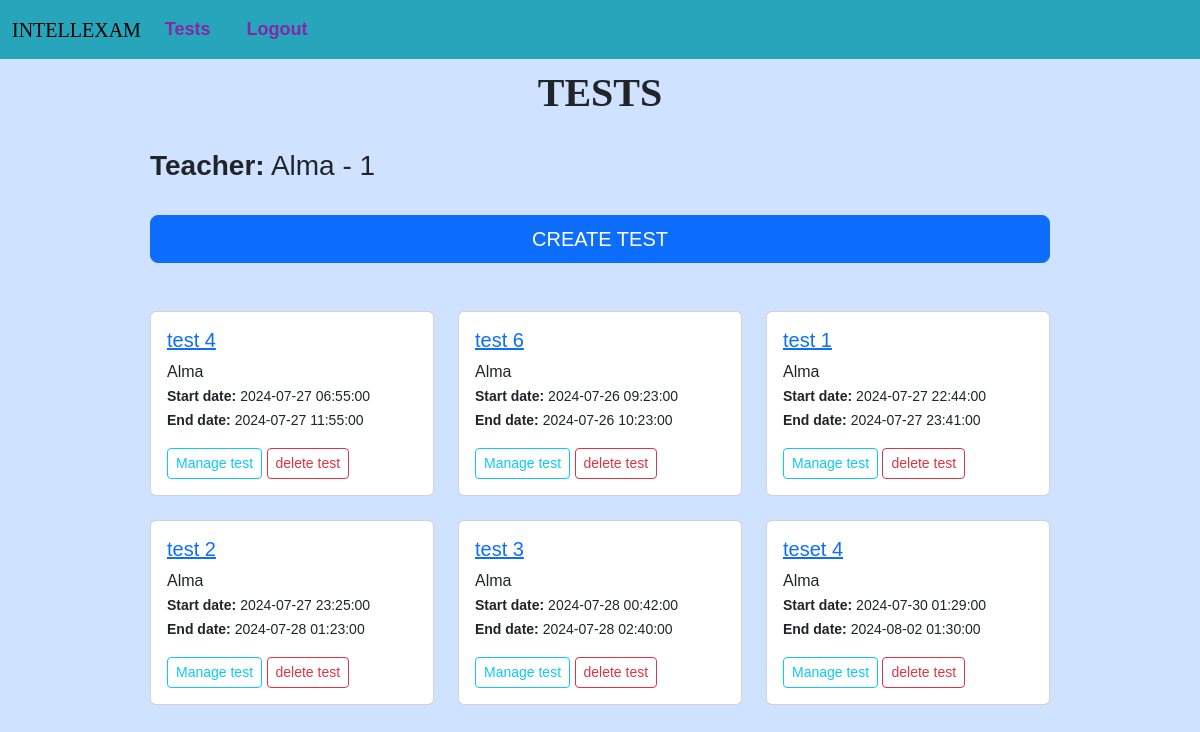
The app's page /tests (signed in), older data.
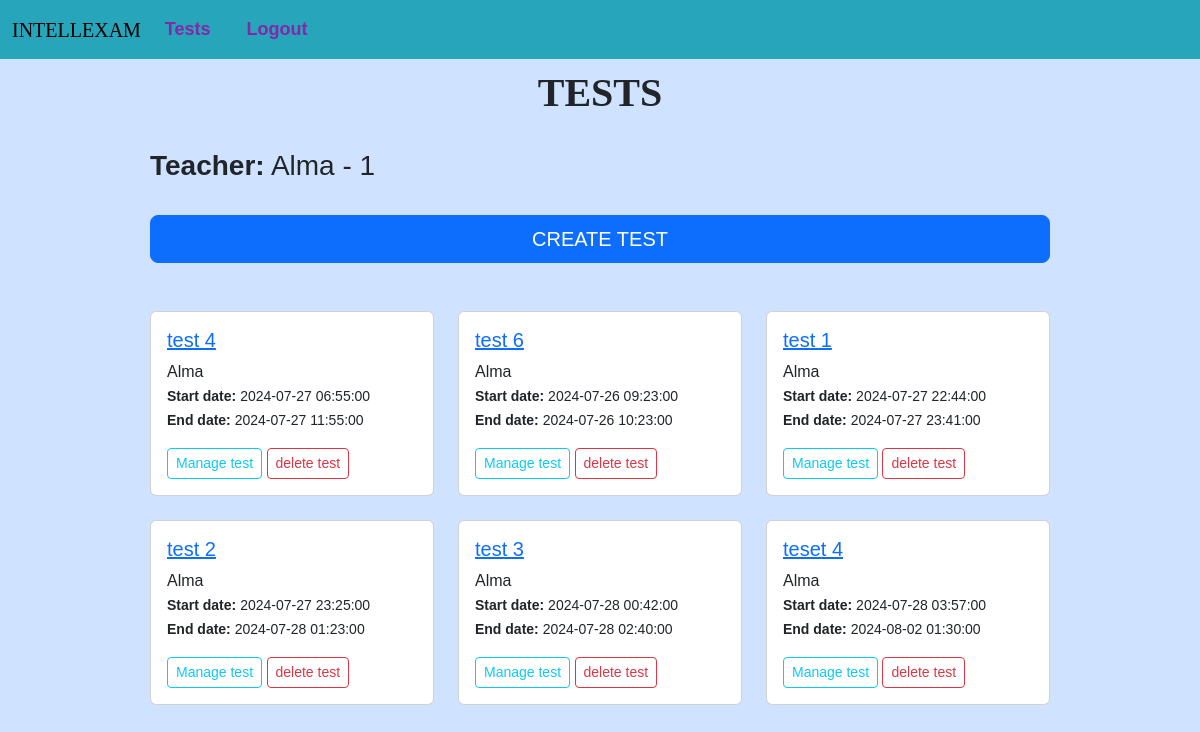
The same page, newer data.
### app.py (models this page shows)
class Tests(db.Model):
    test_id = db.Column(db.Integer, primary_key=True)
    title = db.Column(db.String(255))
    start_date = db.Column(db.DateTime, nullable = False)
    end_date = db.Column(db.DateTime, nullable = False)
    status = db.Column(db.String(255))
    teacher_id = db.Column(db.Integer, db.ForeignKey('users.id'))
    teacher = db.relationship('Users', backref=db.backref('tests', lazy=True))
    questions = db.relationship("Questions", backref="question_list")
    code = db.Column(db.String(6), unique=True)  # column to store the unique code
    students = db.relationship('Users', secondary='test_students', backref=db.backref('tests_registered', lazy=True))
    submissions = db.relationship('Submission', backref='test_submissions', lazy=True)

class Users(db.Model, UserMixin):
    id = db.Column(db.Integer, primary_key = True)
    name = db.Column(db.String(200), nullable=False)
    email = db.Column(db.String(120), nullable=False, unique =True)
    password = db.Column(db.String(128), nullable=False)
    role = db.Column(db.String(80), nullable=False)
    submissions = db.relationship('Submission', backref='submitted_tests', lazy=True)

### app.py (the view)
@app.route('/tests', methods=['GET', 'POST'])
@login_required(role="teacher")
def tests():
	tests = Tests.query.filter_by(teacher_id = current_user.id)
	return render_template("tests.html", tests=tests)

### app.py (called while the page is built)
@login_manager.user_loader
def load_user(user_id):
    return Users.query.get(int(user_id))

def login_required(role="ANY"):
    def wrapper(fn):
        @wraps(fn)
        def decorated_view(*args, **kwargs):
            if not current_user.is_authenticated:
               return login_manager.unauthorized()
            if ( (current_user.role != role) and (role != "ANY")):
                return login_manager.unauthorized()
            return fn(*args, **kwargs)
        return decorated_view
    return wrapper

### templates/tests.html (shortened to what this page needs)
{% extends 'index.html' %}
{% block content %}
<h1>TESTS</h1>
<br>
<h3><b>Teacher:</b> {{current_user.name}} - {{current_user.id}}</h3>
<br>
<a href="{{ url_for('create_test')}}" class=" d-grid gap-2 btn btn-primary btn-lg">CREATE TEST</a>
<br/>
<br/>
<div class="row row-cols-1 row-cols-md-3 g-4">
	{% for test in tests %}
	<div class="col">
		<div class="card ">
		<div class="card-body">
		<h5 class="card-title"><a href="{{ url_for('test', id=test.test_id)}}">{{ test.title }}</a></h5>
		<p class="card-text">{{ test.teacher.name }}<br/>
			<small><b> Start date: </b>{{ test.start_date }}</small> <br/>
			<small><b> End date: </b>{{ test.end_date }}</small> <br/>
		</p>
		<a href="{{ url_for('test', id=test.test_id)}}" class="btn btn-outline-info btn-sm">Manage test</a>
        <button class="btn btn-outline-danger btn-sm" data-bs-toggle="modal" data-bs-target="#confirmationModal-{{ test.test_id }}">delete test</button>
		</div>
		</div>
	</div>
	{% endfor %}
</div>
{% endblock %}

Row changes from the older to the newer data that the page shows:
changed Tests "teset 4": start_date "2024-07-30 01:29:00" → "2024-07-28 03:57:00"
